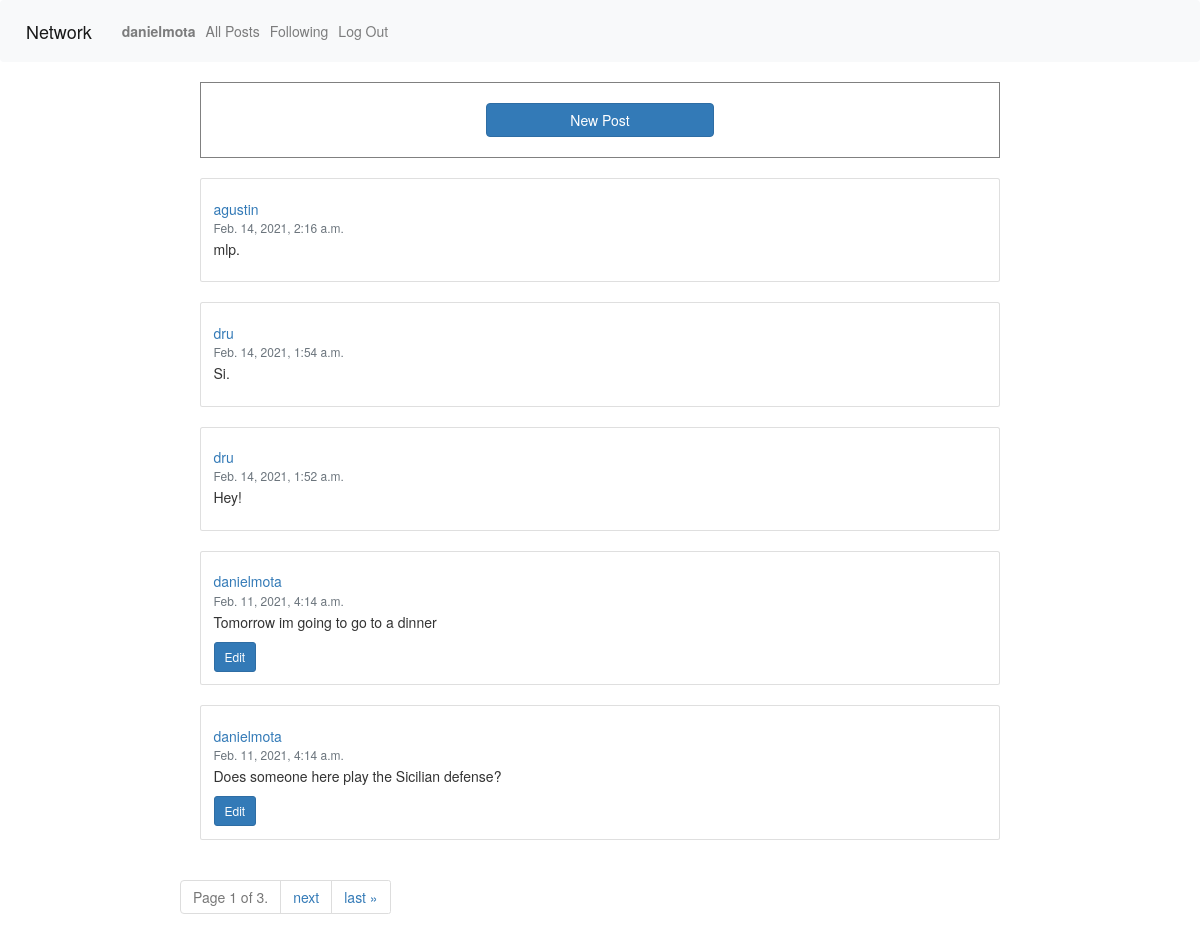
/ (signed in), run on the app's committed database.
### network/models.py (models this page shows, shortened)
class User(AbstractUser):
    pass

class Post(models.Model):
    post = models.CharField(max_length=1000)
    poster = models.ForeignKey(User, on_delete=models.CASCADE, related_name="poster")
    likes = models.IntegerField(default=0)
    likers = models.ManyToManyField(User, related_name="likers")
    timestamp = models.DateTimeField(auto_now_add=True)

### network/views.py (the view)
# urls.py: path("", views.index, name="index"),
def index(request):
    posts = Post.objects.all().order_by('-timestamp')
    paginator = Paginator(posts, 5)
    pageNum = request.GET.get('page')
    page_obj = paginator.get_page(pageNum)
    return render(request, "network/index.html", {
        "page_obj": page_obj
    })

### network/templates/network/index.html (shortened to what this page needs)
{% extends "network/layout.html" %}
{% load static %}
{% block body %}
{% if profileUser %}
{% block profile %}
{% endblock %}
{% else %}
{% if user.is_authenticated %}
<div id="newPostContainer">
    <button id="newPostButton" class="btn btn-primary">New Post</button>
</div>
{% endif %}
{% endif %}
{% for post in page_obj %}
<div id="post" class="card">
    <div class="card-body">
        <a id="postUser" href="{% url 'profile' post.poster %}">
            <h5 class="card-title">{{ post.poster.username }}</h5>
        </a>
        <h6 id="postTime" class="card-subtitle mb-2 text-muted">{{ post.timestamp }}</h6>
        <p id="postText" class="card-text">{{ post.post }}</p>
        {% if request.user == post.poster %}
        <button id="editButton" type="button" class="btn btn-primary btn-sm">Edit</button>
        {% endif %}
    </div>
</div>
{% endfor %}
<nav aria-label="Page navigation">
    <ul class="pagination step-links">
        <li class="page-item disabled"><span class="current">
                Page {{ page_obj.number }} of {{ page_obj.paginator.num_pages }}.
            </span></li>
        {% if page_obj.has_next %}
        <li class="page-item"><a class="page-link" href="?page={{ page_obj.next_page_number }}">next</a></li>
        <li class="page-item"><a class="page-link" href="?page={{ page_obj.paginator.num_pages }}">last &raquo;</a></li>
        {% endif %}
    </ul>
</nav>
{% endblock %}

### network/templates/network/layout.html (shortened to what this page needs)
{% load static %}
<!DOCTYPE html>
<html lang="en">
<head>
    <link rel="stylesheet" href="https://stackpath.bootstrapcdn.com/bootstrap/4.4.1/css/bootstrap.min.css"
>
    <link rel="stylesheet" href="https://maxcdn.bootstrapcdn.com/bootstrap/3.3.7/css/bootstrap.min.css">
    <link href="{% static 'network/styles.css' %}" rel="stylesheet">
</head>
<body>
    <nav class="navbar navbar-expand-lg navbar-light bg-light">
        <a class="navbar-brand" href="#">Network</a>
        <div>
            <ul class="navbar-nav mr-auto">
                {% if user.is_authenticated %}
                <li class="nav-item">
                    <a class="nav-link" href="{% url 'profile' user.username %}"><strong>{{ user.username }}</strong></a>
                </li>
                {% endif %}
                <li class="nav-item">
                    <a class="nav-link" href="{% url 'index' %}">All Posts</a>
                </li>
                {% if user.is_authenticated %}
                <li class="nav-item">
                    <a class="nav-link" href="{% url 'following' %}">Following</a>
                </li>
                <li class="nav-item">
                    <a class="nav-link" href="{% url 'logout' %}">Log Out</a>
                </li>
                {% endif %}
            </ul>
        </div>
    </nav>
    <div class="body">
        {% block body %}
        {% endblock %}
    </div>
</body>
</html>

### network/static/network/styles.css (style rules this page uses)
.body { width: 70%; margin: auto; }
#newPostContainer { border: thin solid gray; margin: 20px; padding: 20px; }
#newPostButton { margin: auto; width: 30%; }
#post { margin: 20px; padding-top: 0px; }

### data on the page
User: username "danielmota"
Post: poster.username "agustin", timestamp "Feb. 14, 2021, 2:16 a.m.", post "mlp."
Post: poster.username "dru", timestamp "Feb. 14, 2021, 1:54 a.m.", post "Si."
Post: poster.username "dru", timestamp "Feb. 14, 2021, 1:52 a.m.", post "Hey!"
Post: poster.username "danielmota", timestamp "Feb. 11, 2021, 4:14 a.m.", post "Tomorrow im going to go to a dinner", shows "Edit"
Post: poster.username "danielmota", timestamp "Feb. 11, 2021, 4:14 a.m.", post "Does someone here play the Sicilian defense?", shows "Edit"

### other printed values
{{ page_obj.number }} "1"
{{ page_obj.paginator.num_pages }} "3"
